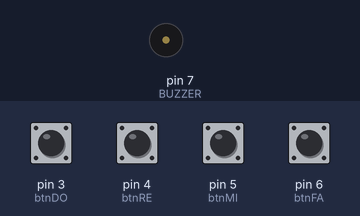
Bench run of a sketch on a simulated Arduino Uno, built with avr-gcc and run on an emulated ATmega328P. On the bench: buzzer (waves = sounding). The inputs (shaded band) are chosen by the test bench; at power-on: pin 3 (btnDO), pin 4 (btnRE), pin 5 (btnMI), pin 6 (btnFA) LOW.

Above: at 1.2 s.
1.3 s: pin 3 (btnDO) pulled HIGH for 0.15 s
At 1.37 s:
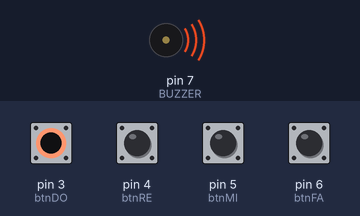
Timing chart, 0 to 4.3 s (numbered marks = the images above; inputs shaded):
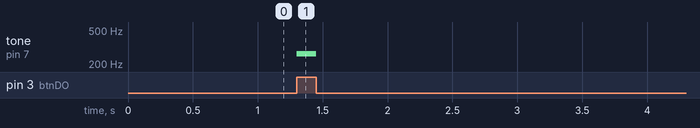

Measured:
- after the input at 1.3 s, tone on pin 7 (BUZZER): silent → 264 Hz at once, → silent 0.15 s later

The sketch:

teclado_musical.ino
```cpp
#define DO 264
#define RE 296
#define MI 332
#define FA 352

#define btnDO 3
#define btnRE 4
#define btnMI 5
#define btnFA 6

#define BUZZER 7

void setup() {
  pinMode(btnDO, INPUT);
  pinMode(btnRE, INPUT);
  pinMode(btnMI, INPUT);
  pinMode(btnFA, INPUT);
  pinMode(BUZZER, OUTPUT);
}

void loop() {

  if (digitalRead(btnDO) == HIGH) {
    tone(BUZZER, DO);
  }
  else if (digitalRead(btnRE) == HIGH) {
    tone(BUZZER, RE);
  }
  else if (digitalRead(btnMI) == HIGH) {
    tone(BUZZER, MI);
  }
  else if (digitalRead(btnFA) == HIGH) {
    tone(BUZZER, FA);
  }
  else {
    noTone(BUZZER);
  }

}
```
